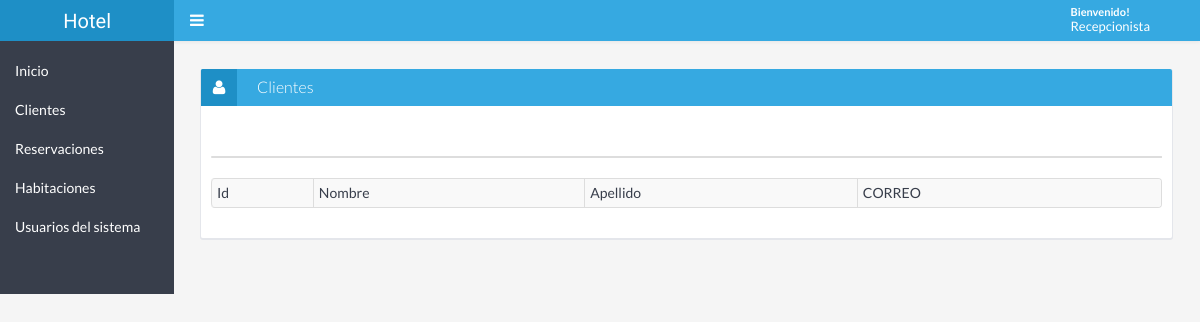
The app's page /rec/clientes.php, older data.
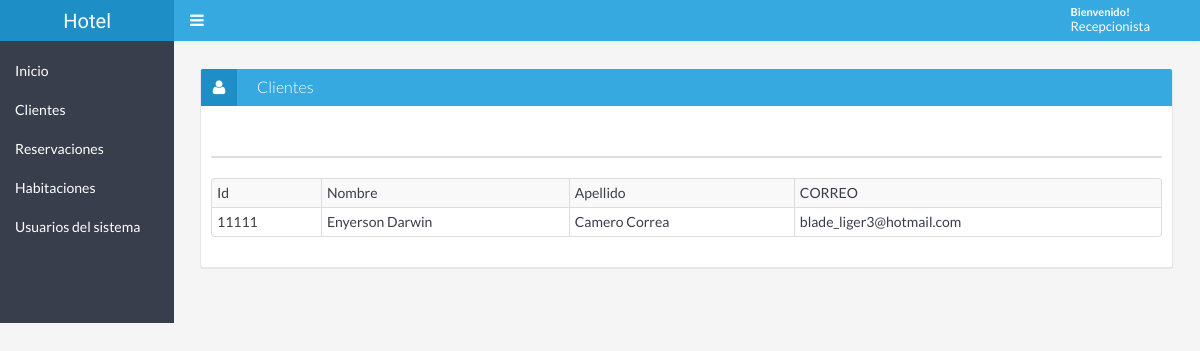
The same page, newer data.
### tables this page shows
CREATE TABLE `persona` (
  `id` varchar(15) NOT NULL,
  `nombres` varchar(30) NOT NULL,
  `apellidos` varchar(30) NOT NULL,
  `direccion` varchar(50) NOT NULL,
  `correo` varchar(50) NOT NULL,
  `tipo_docu_id` int(2) NOT NULL
);

### rec/listausuario.php (the view, shortened to what this page needs)
<!DOCTYPE html>
<html>
<head>
</head>
<br>
<div>
<div class="table table-responsive">
	<table class=" table table-hover table-bordered table-striped table-condensed" >
        <tr class="table-info">
			<td>Id</td>
			<td>Nombre</td>
			<td>Apellido</td>
		<td>CORREO</td>
		</tr>
		<?php
        $conexion=new mysqli("localhost","root","","hotel2");
		$sql="SELECT * from persona";
		$result=mysqli_query($conexion,$sql);
		while($mostrar=mysqli_fetch_array($result)){
		 ?>
		<tr>
			<td><?php echo $mostrar['id'] ?></td>
			<td><?php echo $mostrar['nombres'] ?></td>
			<td><?php echo $mostrar['apellidos'] ?></td>
			<td><?php echo $mostrar['correo'] ?></td>
		</tr>
	<?php
	}
	 ?>
	</table>
</div>
</body>
</html>

Row changes from the older to the newer data that the page shows:
added persona: id "11111", nombres "Enyerson Darwin", apellidos "Camero Correa", correo "blade_liger3@hotmail.com"
